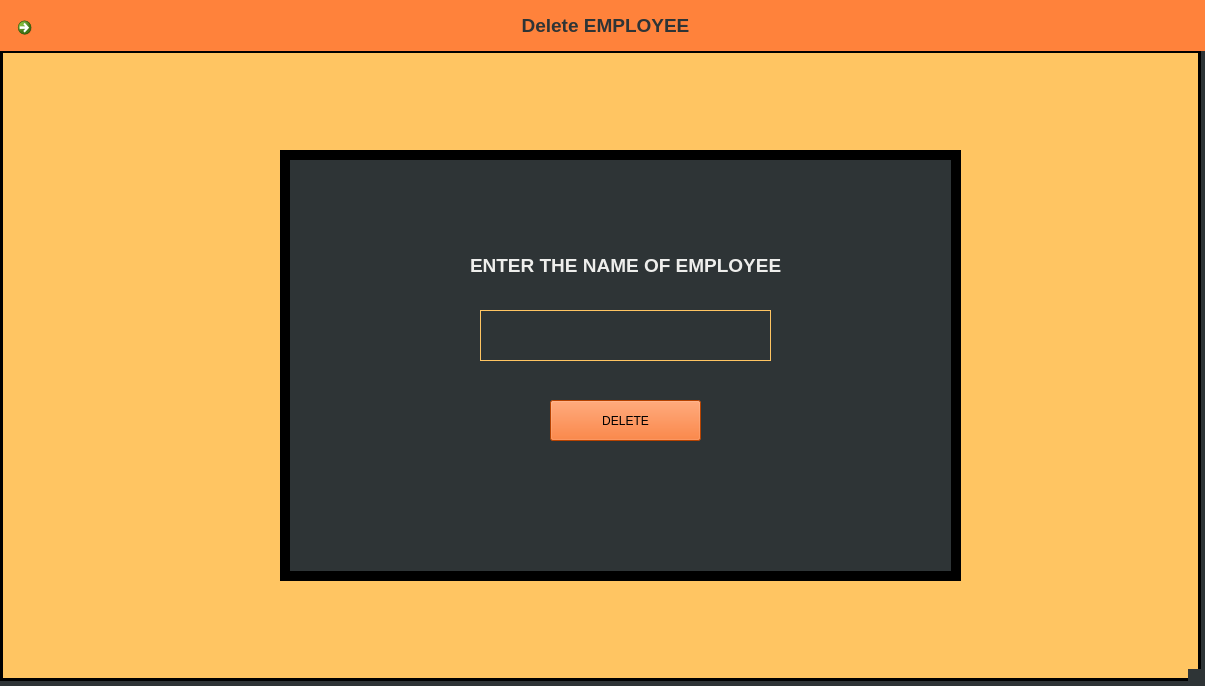
<?xml version="1.0" encoding="UTF-8"?>
<ui version="4.0">
 <class>Dialog</class>
 <widget class="QDialog" name="Dialog">
  <property name="geometry">
   <rect>
    <x>0</x>
    <y>0</y>
    <width>1205</width>
    <height>686</height>
   </rect>
  </property>
  <property name="baseSize">
   <size>
    <width>64</width>
    <height>400</height>
   </size>
  </property>
  <property name="windowTitle">
   <string>Dialog</string>
  </property>
  <property name="autoFillBackground">
   <bool>false</bool>
  </property>
  <property name="styleSheet">
   <string notr="true">background-color: rgb(46, 52, 54);</string>
  </property>
  <property name="sizeGripEnabled">
   <bool>true</bool>
  </property>
  <property name="modal">
   <bool>true</bool>
  </property>
  <widget class="QLabel" name="label">
   <property name="geometry">
    <rect>
     <x>0</x>
     <y>0</y>
     <width>1211</width>
     <height>51</height>
    </rect>
   </property>
   <property name="styleSheet">
    <string notr="true">color: rgb(46, 52, 54);
background-color: rgb(255, 130, 59);</string>
   </property>
   <property name="text">
    <string>&lt;html&gt;&lt;head/&gt;&lt;body&gt;&lt;p align=&quot;center&quot;&gt;&lt;span style=&quot; font-size:14pt; font-weight:600;&quot;&gt;Delete EMPLOYEE&lt;/span&gt;&lt;/p&gt;&lt;/body&gt;&lt;/html&gt;</string>
   </property>
  </widget>
  <widget class="QCommandLinkButton" name="backbutton">
   <property name="geometry">
    <rect>
     <x>10</x>
     <y>10</y>
     <width>41</width>
     <height>31</height>
    </rect>
   </property>
   <property name="styleSheet">
    <string notr="true">font: 13pt &quot;Ubuntu&quot;;</string>
   </property>
   <property name="text">
    <string/>
   </property>
   <property name="icon">
    <iconset>
     <normaloff>backpic.jpeg</normaloff>backpic.jpeg</iconset>
   </property>
  </widget>
  <widget class="QLabel" name="added">
   <property name="geometry">
    <rect>
     <x>280</x>
     <y>150</y>
     <width>681</width>
     <height>431</height>
    </rect>
   </property>
   <property name="styleSheet">
    <string notr="true">color: rgb(115, 210, 22);
background-color: rgb(46, 52, 54);
border:10px solid rgb(0, 0, 0)</string>
   </property>
   <property name="text">
    <string/>
   </property>
  </widget>
  <widget class="QLabel" name="label_2">
   <property name="geometry">
    <rect>
     <x>0</x>
     <y>50</y>
     <width>1201</width>
     <height>631</height>
    </rect>
   </property>
   <property name="styleSheet">
    <string notr="true">border: 3px solid black;
background-color: rgb(255, 197, 98);</string>
   </property>
   <property name="text">
    <string/>
   </property>
  </widget>
  <widget class="QLineEdit" name="nameline">
   <property name="geometry">
    <rect>
     <x>480</x>
     <y>310</y>
     <width>291</width>
     <height>51</height>
    </rect>
   </property>
   <property name="styleSheet">
    <string notr="true">border:1px solid rgb(255, 197, 98);
color: rgb(238, 238, 236);</string>
   </property>
  </widget>
  <widget class="QLabel" name="label_3">
   <property name="geometry">
    <rect>
     <x>470</x>
     <y>230</y>
     <width>311</width>
     <height>71</height>
    </rect>
   </property>
   <property name="styleSheet">
    <string notr="true">color: rgb(238, 238, 236);</string>
   </property>
   <property name="text">
    <string>&lt;html&gt;&lt;head/&gt;&lt;body&gt;&lt;p align=&quot;center&quot;&gt;&lt;span style=&quot; font-size:14pt; font-weight:600;&quot;&gt;ENTER THE NAME OF EMPLOYEE &lt;/span&gt;&lt;/p&gt;&lt;/body&gt;&lt;/html&gt;</string>
   </property>
  </widget>
  <widget class="QPushButton" name="delete_2">
   <property name="geometry">
    <rect>
     <x>550</x>
     <y>400</y>
     <width>151</width>
     <height>41</height>
    </rect>
   </property>
   <property name="styleSheet">
    <string notr="true">background-color: rgb(255, 93, 0);
color: rgb(0, 0, 0);</string>
   </property>
   <property name="text">
    <string>DELETE</string>
   </property>
  </widget>
  <widget class="QLabel" name="deleted">
   <property name="geometry">
    <rect>
     <x>510</x>
     <y>370</y>
     <width>231</width>
     <height>20</height>
    </rect>
   </property>
   <property name="text">
    <string>&lt;html&gt;&lt;head/&gt;&lt;body&gt;&lt;p align=&quot;center&quot;&gt;&lt;span style=&quot; color:#eeeeec;&quot;&gt;&lt;br/&gt;&lt;/span&gt;&lt;/p&gt;&lt;/body&gt;&lt;/html&gt;</string>
   </property>
  </widget>
  <zorder>label_2</zorder>
  <zorder>label</zorder>
  <zorder>backbutton</zorder>
  <zorder>added</zorder>
  <zorder>nameline</zorder>
  <zorder>label_3</zorder>
  <zorder>delete_2</zorder>
  <zorder>deleted</zorder>
 </widget>
 <resources/>
 <connections/>
</ui>
